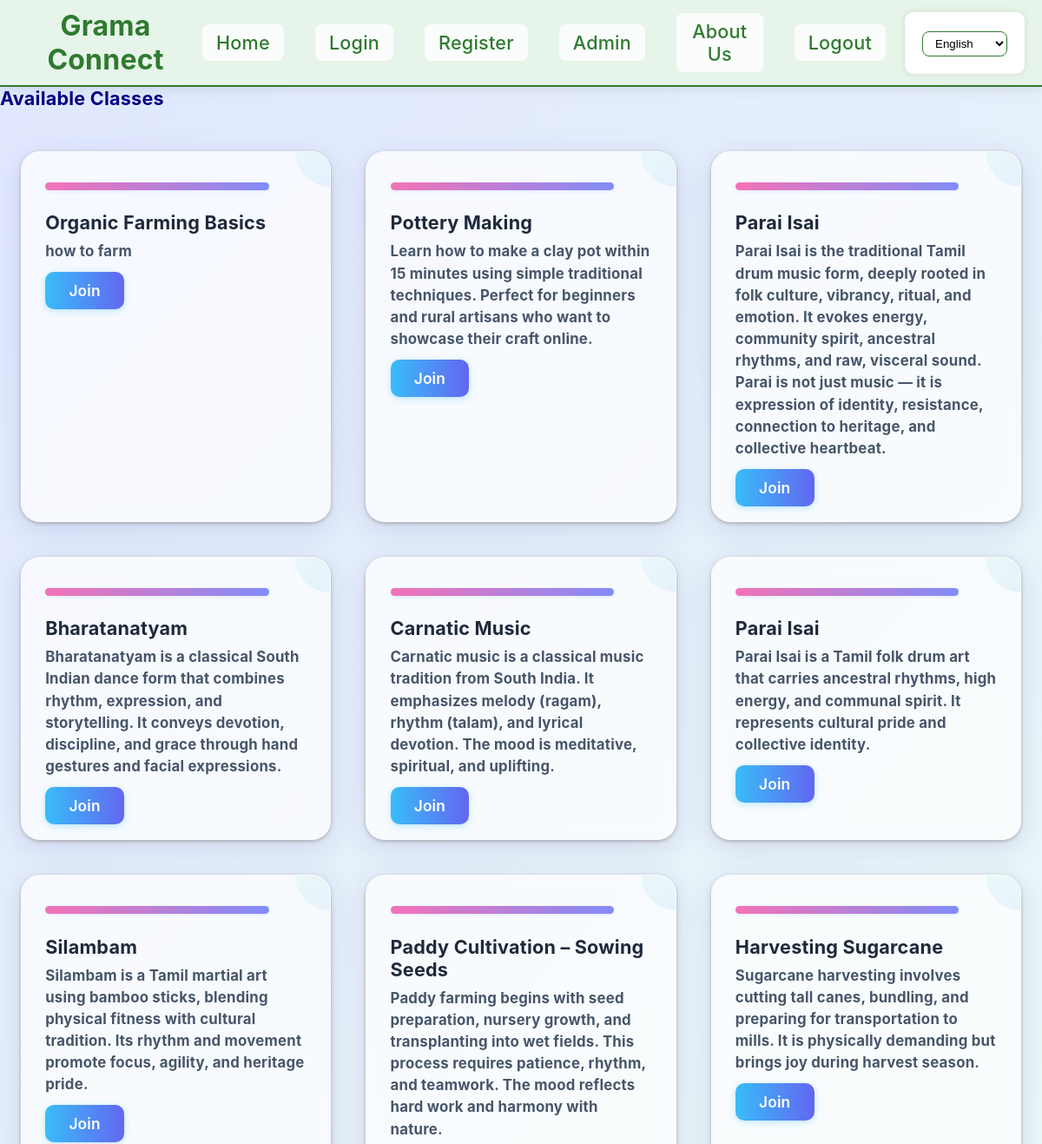
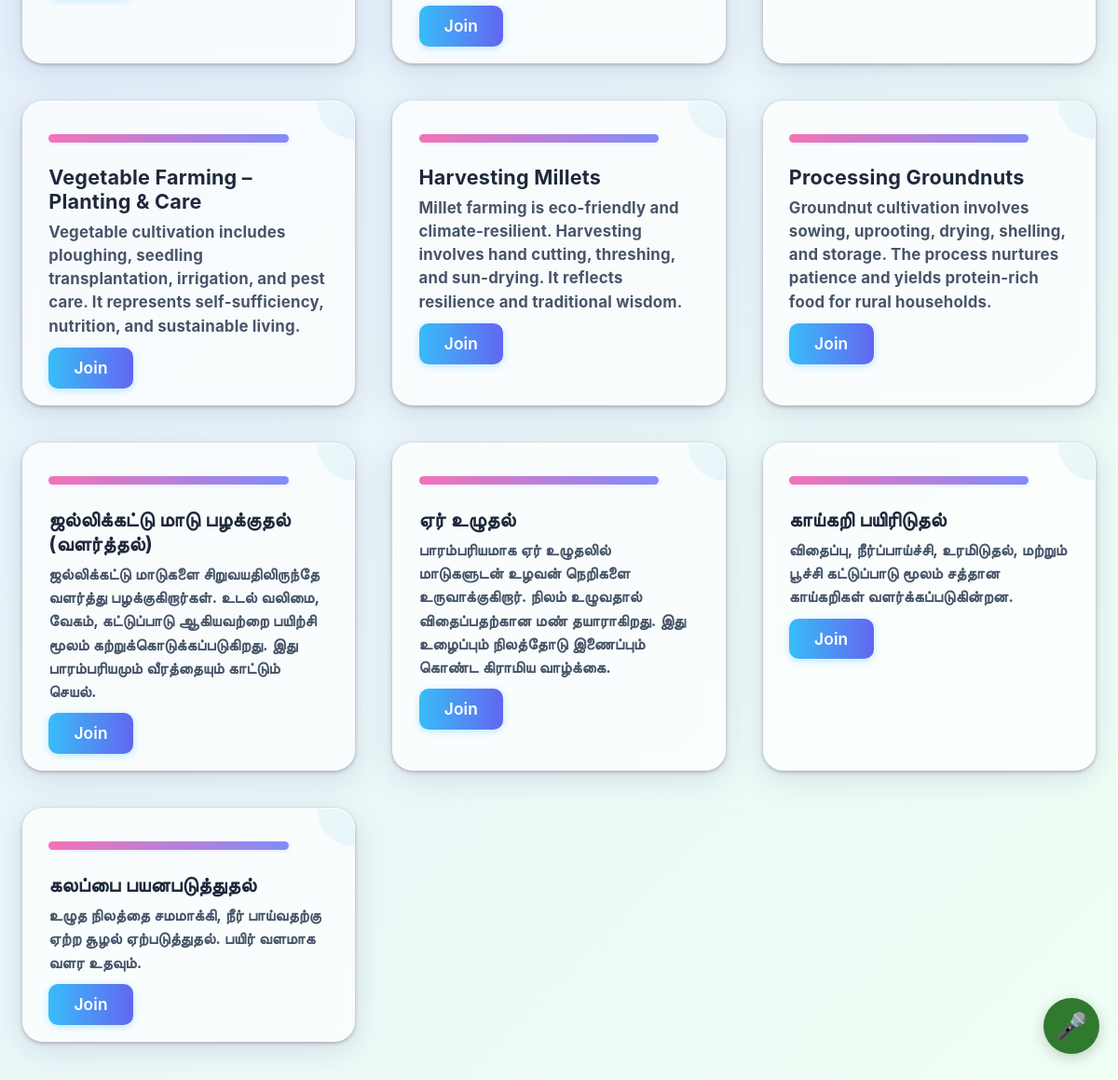
/join_class, run on the app's committed database (2 pictures, top to bottom).
### app.py (models this page shows)
class ClassPost(db.Model):
    __tablename__ = "class_post"
    id = db.Column(db.Integer, primary_key=True)
    title = db.Column(db.String(100), nullable=False)
    description = db.Column(db.Text, nullable=False)
    class_type = db.Column(db.String(20), nullable=False)  # video_link / upload_video / offline
    video_link = db.Column(db.String(200), nullable=True)  # For YouTube/DIKSHA links
    file_name = db.Column(db.String(200), nullable=True)   # Uploaded file path
    location = db.Column(db.String(100), nullable=True)    # Offline location
    date_time = db.Column(db.String(100), nullable=True)   # Offline date/time
    owner_id = db.Column(db.Integer, db.ForeignKey("user.id"), nullable=False)
    joined_classes = db.relationship("JoinedClass", backref="parent_class", lazy=True)

### app.py (the view)
@app.route('/join_class')
def join_class():
    classes = ClassPost.query.all()
    return render_template('join_class.html', step='list', classes=classes)

### app.py (called while the page is built)
def get_locale():
    return session.get('lang', request.accept_languages.best_match(['en', 'ta', 'hi', 'te', 'ml']))

@app.context_processor
def inject_locale():
    return dict(get_locale=get_locale)

### templates/join_class.html (shortened to what this page needs)
{% extends 'base.html' %}
{% block content %}
{% if step == 'list' %}
  <div class="page-title">{{ _("Available Classes") }}</div>
  <div class="classes-grid">
    {% for cls in classes %}
      <div class="class-card">
        <div class="card-content">
          <div class="mode-badge">{{ cls.delivery_mode }}</div>
          <h3>{{ cls.title }}</h3>
          <p>{{ cls.description }}</p>
          <a class="btn-join" href="{{ url_for('confirm_join_class', class_id=cls.id) }}">{{ _("Join") }}</a>
        </div>
      </div>
    {% endfor %}
  </div>
{% endif %}
{% endblock %}

### static/style.css (style rules this page uses)
body { font-family: Arial, sans-serif; color: #dfd6d6; background: #71941f; margin: 0; padding: 0; }
html, body { height: 100%; overflow-y: scroll; }
body { overflow-y: scroll; }

### templates/base.html (style rules this page uses)
* { box-sizing: border-box; margin: 0; padding: 0; }
body { font-family: 'Poppins', sans-serif; background-color: #f5faf5; color: #2f4f2f; overflow-x: hidden; }
a { text-decoration: none; }

### templates/join_class.html (style rules this page uses)
body { background: linear-gradient(135deg, #e0e7ff 0%, #f0fff4 100%); font-family: 'Inter', 'Segoe UI', Arial, sans-serif; color: rgb(2, 0, 128); margin: 0 0 0.5rem 0; font-size: 1.35rem; font-weight: 700; letter-spacing: 0.01em; min-height: 100vh; font-variant-position: center; }
.classes-grid { display: grid; grid-template-columns: repeat(auto-fit, minmax(340px, 1fr)); gap: 2.5rem; margin: 3rem 0; padding: 0 2vw; }
.class-card { background: rgba(255,255,255,0.7); border-radius: 22px; box-shadow: 0 8px 32px 0 rgba(31, 38, 135, 0.13), 0 1.5px 4px #b3b3b3; backdrop-filter: blur(8px); border: 1.5px solid rgba(255,255,255,0.25); padding: 2.2rem 1.7rem 1.7rem 1.7rem; display: flex; flex-direction: column; align-items: flex-start; transition: box-shadow 0.25s, transform 0.18s; position: relative; overflow: hidden; }
.class-card::before { content: ""; position: absolute; top: -40px; right: -40px; width: 80px; height: 80px; background: linear-gradient(135deg, #9beec7 0%, #60a5fa 100%); opacity: 0.13; border-radius: 50%; z-index: 0; }
.card-content { position: relative; z-index: 1; width: 100%; }
.card-content h3 { margin: 0 0 0.5rem 0; font-size: 1.35rem; color: #1e293b; font-weight: 700; letter-spacing: 0.01em; }
.card-content p { color: #475569; margin-bottom: 1.1rem; font-size: 1.05rem; line-height: 1.5; }
.mode-badge { background: linear-gradient(90deg, #f472b6 0%, #818cf8 100%); color: #fff; font-size: 0.9rem; padding: 0.28rem 8.05rem; border-radius: 14px; margin-bottom: 1.2rem; display: inline-block; font-weight: 500; box-shadow: 0 1px 4px #e0e7ff; }
.btn-join { background: linear-gradient(90deg, #38bdf8 0%, #6366f1 100%); color: #fff; border: none; border-radius: 10px; padding: 0.7rem 1.7rem; font-size: 1.08rem; font-weight: 600; cursor: pointer; text-decoration: none; transition: background 0.18s, box-shadow 0.18s, transform 0.13s; margin-top: 1.2rem; box-shadow: 0 2px 8px #bae6fd; letter-spacing: 0.01em; }
a { color: #6366f1; text-decoration: none; font-weight: 500; transition: color 0.15s; }

### data on the page
ClassPost: title "Organic Farming Basics", description "how to farm"
ClassPost: title "Pottery Making", description "Learn how to make a clay pot within 15 minutes using simple traditional techniques. Perfect for beginners and rural artisans who want to showcase their craft online."
ClassPost: title "Parai Isai", description "Parai Isai is the traditional Tamil drum music form, deeply rooted in folk culture, vibrancy, ritual, and emotion. It evokes energy, community spirit, ancestral rhythms, and raw, visceral sound. Parai is not just music — it is expression of identity, resistance, connection to heritage, and collective heartbeat."
ClassPost: title "Bharatanatyam", description "Bharatanatyam is a classical South Indian dance form that combines rhythm, expression, and storytelling. It conveys devotion, discipline, and grace through hand gestures and facial expressions."
ClassPost: title "Carnatic Music", description "Carnatic music is a classical music tradition from South India. It emphasizes melody (ragam), rhythm (talam), and lyrical devotion. The mood is meditative, spiritual, and uplifting."
ClassPost: title "Parai Isai", description "Parai Isai is a Tamil folk drum art that carries ancestral rhythms, high energy, and communal spirit. It represents cultural pride and collective identity."
ClassPost: title "Silambam", description "Silambam is a Tamil martial art using bamboo sticks, blending physical fitness with cultural tradition. Its rhythm and movement promote focus, agility, and heritage pride."
ClassPost: title "Paddy Cultivation – Sowing Seeds", description "Paddy farming begins with seed preparation, nursery growth, and transplanting into wet fields. This process requires patience, rhythm, and teamwork. The mood reflects hard work and harmony with nature."
ClassPost: title "Harvesting Sugarcane", description "Sugarcane harvesting involves cutting tall canes, bundling, and preparing for transportation to mills. It is physically demanding but brings joy during harvest season."
ClassPost: title "Vegetable Farming – Planting & Care", description "Vegetable cultivation includes ploughing, seedling transplantation, irrigation, and pest care. It represents self-sufficiency, nutrition, and sustainable living."
ClassPost: title "Harvesting Millets", description "Millet farming is eco-friendly and climate-resilient. Harvesting involves hand cutting, threshing, and sun-drying. It reflects resilience and traditional wisdom."
ClassPost: title "Processing Groundnuts", description "Groundnut cultivation involves sowing, uprooting, drying, shelling, and storage. The process nurtures patience and yields protein-rich food for rural households."
ClassPost: title "ஜல்லிக்கட்டு மாடு பழக்குதல் (வளர்த்தல்)", description "ஜல்லிக்கட்டு மாடுகளை சிறுவயதிலிருந்தே வளர்த்து பழக்குகிறார்கள். உடல் வலிமை, வேகம், கட்டுப்பாடு ஆகியவற்றை பயிற்சி மூலம் கற்றுக்கொடுக்கப்படுகிறது. இது பாரம்பரியமும் வீரத்தையும் காட்டும் செயல்."
ClassPost: title "ஏர் உழுதல்", description "பாரம்பரியமாக ஏர் உழுதலில் மாடுகளுடன் உழவன் நெறிகளை உருவாக்குகிறார். நிலம் உழுவதால் விதைப்பதற்கான மண் தயாராகிறது. இது உழைப்பும் நிலத்தோடு இணைப்பும் கொண்ட கிராமிய வாழ்க்கை."
ClassPost: title "காய்கறி பயிரிடுதல்", description "விதைப்பு, நீர்ப்பாய்ச்சி, உரமிடுதல், மற்றும் பூச்சி கட்டுப்பாடு மூலம் சத்தான காய்கறிகள் வளர்க்கப்படுகின்றன."
ClassPost: title "கலப்பை பயனபடுத்துதல்", description "உழுத நிலத்தை சமமாக்கி, நீர் பாய்வதற்கு ஏற்ற சூழல் ஏற்படுத்துதல். பயிர் வளமாக வளர உதவும்."

### other printed values
form field value "English"
